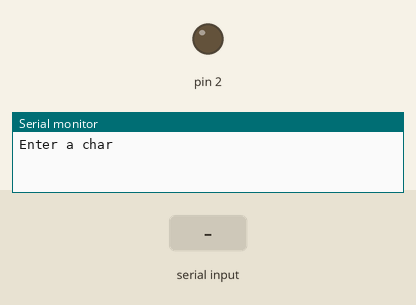
Simulated run of this sketch. Board: Arduino Uno, built with avr-gcc and run on an emulated ATmega328P. Shown: output pins drawn as LEDs (lit = HIGH), the last lines printed to the serial monitor. The test bench sets the inputs (shaded band).

Above: at 1.2 s.
1.3 s: "a" received over Serial
At 2.5 s:
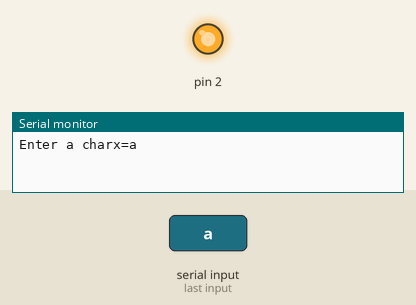
2.8 s: "b" received over Serial
At 3.6 s:
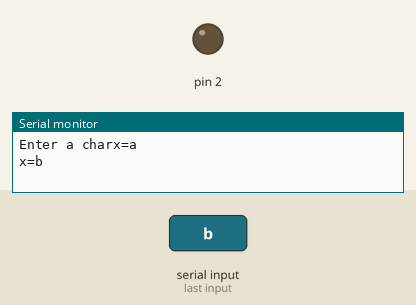
Timing chart, 0 to 5.8 s (numbered marks = the images above; inputs shaded):
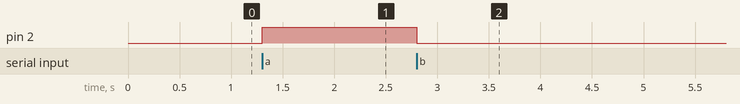

The sketch:

Serial_Input.ino
```cpp
// Code by Aadhitya G
void setup() {
  // set push button pin as input
  pinMode(2, OUTPUT);
  digitalWrite(2, LOW);
  Serial.begin(9600);
     Serial.print("Enter a char");

}

void loop() {
 if (Serial.available()) {
    // read one byte from serial buffer and save to data_rcvd
    char x = Serial.read();
   Serial.print("x=");
   Serial.println(x);

    if (x == 'a') {
       digitalWrite(2, HIGH);
    }
    if (x == 'b') {
     digitalWrite(2, LOW);  // switch LED Off
    }
}
}
```

Measured:
- after the input at 1.3 s, pin 2: LOW → HIGH at once
- after the input at 2.8 s, pin 2: HIGH → LOW at once
